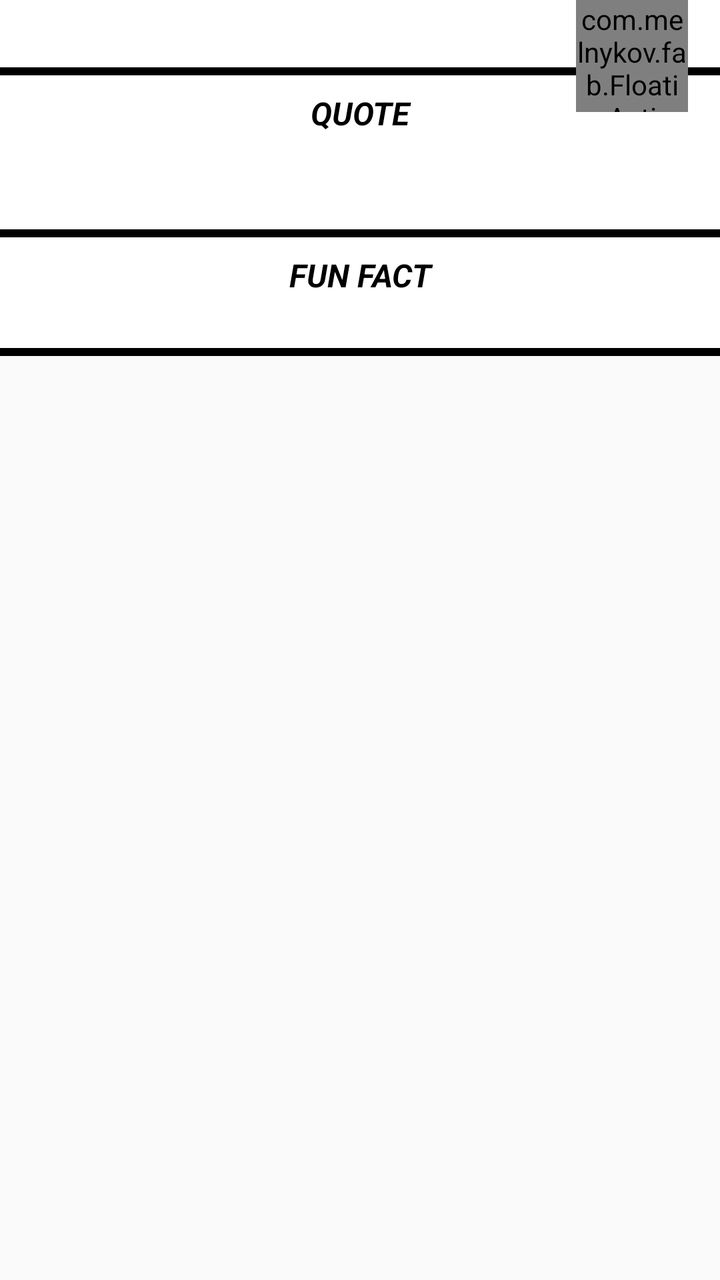
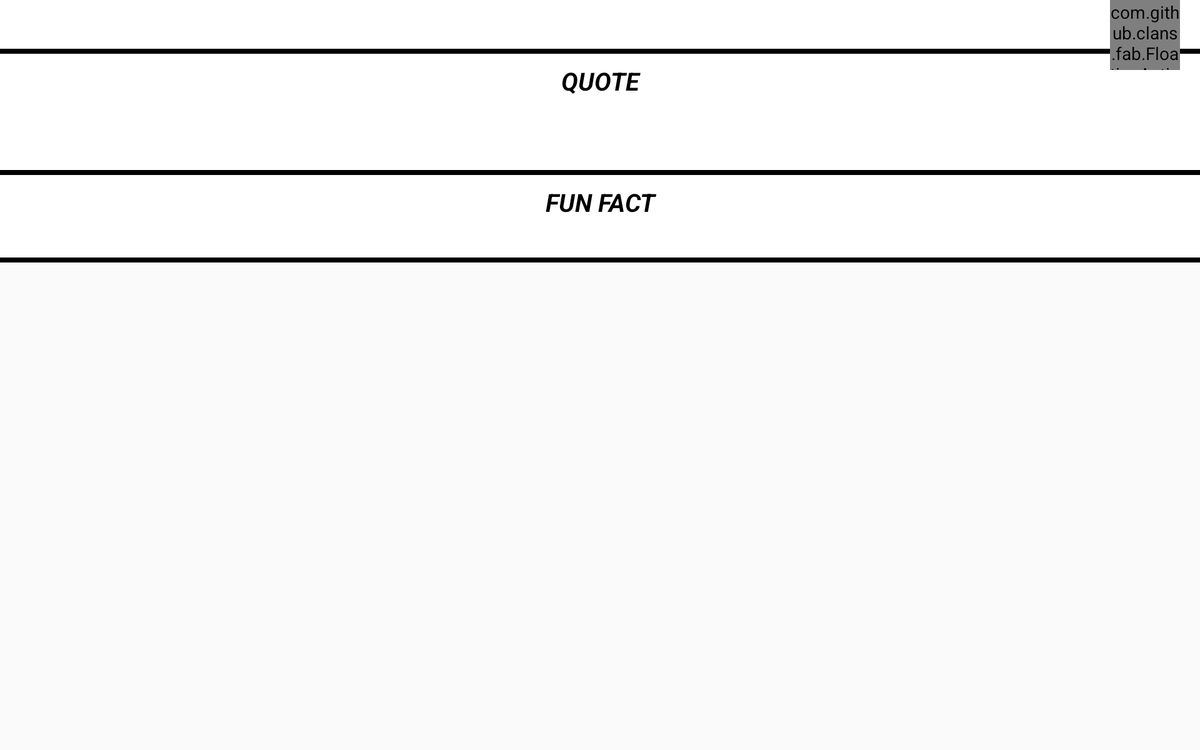

The same Android screen from two of the app's own layout files: first res/layout/ as a phone draws it, then the repository's variant for another configuration, drawn on a device whose configuration selects that folder. Both files follow.
<!-- AndroidManifest.xml: application theme AppTheme -->
<!-- res/layout/recipeview_items.xml -->
<?xml version="1.0" encoding="utf-8"?>
<RelativeLayout xmlns:android="http://schemas.android.com/apk/res/android"
    xmlns:fab="http://schemas.android.com/apk/res-auto"
    android:layout_width="match_parent"
    android:layout_height="match_parent"
    android:gravity="end"
    android:orientation="vertical">

    <LinearLayout
        android:layout_width="match_parent"
        android:layout_height="match_parent"
        android:orientation="vertical">

        <TextView
            android:id="@+id/txt_recipe_view_new"
            android:layout_width="match_parent"
            android:layout_height="wrap_content"
            android:background="@drawable/background_card"
            android:fontFamily="sans-serif"
            android:padding="8dp"
            android:textColor="@color/black_text"
            android:textSize="@dimen/abc_text_size_menu_material" />

        <LinearLayout
            android:layout_width="match_parent"
            android:layout_height="wrap_content"
            android:background="@drawable/background_card"
            android:orientation="vertical"
            android:padding="8dp">

            <TextView
                android:id="@+id/quoteTitle"
                android:layout_width="match_parent"
                android:layout_height="wrap_content"
                android:fontFamily="sans-serif"
                android:gravity="center"
                android:text="@string/quote"
                android:textColor="@color/black_text"
                android:textSize="@dimen/abc_text_size_menu_material"
                android:textStyle="italic|bold" />

            <TextView
                android:id="@+id/quote"
                android:layout_width="match_parent"
                android:layout_height="wrap_content"
                android:fontFamily="sans-serif"
                android:textColor="@color/black_text"
                android:textSize="@dimen/abc_text_size_menu_material"
                android:textStyle="italic" />

            <TextView
                android:id="@+id/author"
                android:layout_width="match_parent"
                android:layout_height="wrap_content"
                android:fontFamily="sans-serif"
                android:textColor="@color/black_text"
                android:textSize="@dimen/abc_text_size_menu_material"
                android:textStyle="italic" />

        </LinearLayout>

        <LinearLayout
            android:layout_width="match_parent"
            android:layout_height="wrap_content"
            android:background="@drawable/background_card"
            android:orientation="vertical"
            android:padding="8dp">

            <TextView
                android:id="@+id/funFactTitle"
                android:layout_width="match_parent"
                android:layout_height="wrap_content"
                android:fontFamily="sans-serif"
                android:gravity="center"
                android:text="@string/fun_fact"
                android:textColor="@color/black_text"
                android:textSize="@dimen/abc_text_size_menu_material"
                android:textStyle="italic|bold" />

            <TextView
                android:id="@+id/fun_fact"
                android:layout_width="match_parent"
                android:layout_height="wrap_content"
                android:fontFamily="sans-serif"
                android:textColor="@color/black_text"
                android:textSize="@dimen/abc_text_size_menu_material"
                android:textStyle="italic" />
        </LinearLayout>
    </LinearLayout>

    <com.melnykov.fab.FloatingActionButton
        android:id="@+id/fab"
        android:layout_width="56dp"
        android:layout_height="56dp"
        android:layout_alignParentEnd="true"
        android:layout_alignParentRight="true"
        android:layout_marginEnd="16dp"
        android:layout_marginRight="16dp"
        android:src="@drawable/ic_action_favorite_outline"
        fab:fab_colorPressed="@color/actionbar" />

</RelativeLayout>
<!-- resources referenced by this layout -->
<resources>
  <color name="actionbar">#FFFFFF</color>
  <color name="black_text">#000000</color>
  <!-- drawable background_card (drawable) -->
  <?xml version="1.0" encoding="utf-8"?>
  <layer-list xmlns:android="http://schemas.android.com/apk/res/android">
      <item>
          <shape android:shape="rectangle">
              <solid android:color="@android:color/black"/>
          </shape>
      </item>
      <item android:bottom="4dp">
          <shape android:shape="rectangle">
              <solid android:color="@android:color/white"/>
          </shape>
      </item>
      </layer-list>
  <!-- drawable ic_action_favorite_outline: png bitmap (drawable-hdpi, 1180 bytes) -->
  <string name="fun_fact">FUN FACT</string>
  <string name="quote">QUOTE</string>
  <!-- from res/values-v21/ -->
  <style name="AppTheme" parent="Theme.AppCompat.Light.NoActionBar">
          <item name="colorPrimary">@color/actionbar</item>
  
      </style>
</resources>
<!-- res/layout-sw600dp-land/recipeview_items.xml (the repository's variant of the layout above) -->
<!-- drawn on a 7-inch tablet turned sideways -->
<?xml version="1.0" encoding="utf-8"?>
<RelativeLayout xmlns:android="http://schemas.android.com/apk/res/android"
    xmlns:fab="http://schemas.android.com/apk/res-auto"
    android:layout_width="match_parent"
    android:layout_height="match_parent"
    android:gravity="end"
    android:orientation="vertical">

    <LinearLayout
        android:layout_width="match_parent"
        android:layout_height="match_parent"
        android:orientation="vertical">

        <TextView
            android:id="@+id/txt_recipe_view_new"
            android:layout_width="match_parent"
            android:layout_height="wrap_content"
            android:background="@drawable/background_card"
            android:fontFamily="sans-serif"
            android:padding="8dp"
            android:textColor="@color/black_text"
            android:textSize="@dimen/abc_text_size_title_material" />

        <LinearLayout
            android:layout_width="match_parent"
            android:layout_height="wrap_content"
            android:background="@drawable/background_card"
            android:orientation="vertical"
            android:padding="8dp">

            <TextView
                android:id="@+id/quoteTitle"
                android:layout_width="match_parent"
                android:layout_height="wrap_content"
                android:fontFamily="sans-serif"
                android:gravity="center"
                android:text="@string/quote"
                android:textColor="@color/black_text"
                android:textSize="@dimen/abc_text_size_title_material"
                android:textStyle="italic|bold" />

            <TextView
                android:id="@+id/quote"
                android:layout_width="match_parent"
                android:layout_height="wrap_content"
                android:fontFamily="sans-serif"
                android:textColor="@color/black_text"
                android:textSize="@dimen/abc_text_size_title_material"
                android:textStyle="italic" />

            <TextView
                android:id="@+id/author"
                android:layout_width="match_parent"
                android:layout_height="wrap_content"
                android:fontFamily="sans-serif"
                android:textColor="@color/black_text"
                android:textSize="@dimen/abc_text_size_title_material"
                android:textStyle="italic" />

        </LinearLayout>

        <LinearLayout
            android:layout_width="match_parent"
            android:layout_height="wrap_content"
            android:background="@drawable/background_card"
            android:orientation="vertical"
            android:padding="8dp">

            <TextView
                android:id="@+id/funFactTitle"
                android:layout_width="match_parent"
                android:layout_height="wrap_content"
                android:fontFamily="sans-serif"
                android:gravity="center"
                android:text="@string/fun_fact"
                android:textColor="@color/black_text"
                android:textSize="@dimen/abc_text_size_title_material"
                android:textStyle="italic|bold" />

            <TextView
                android:id="@+id/fun_fact"
                android:layout_width="match_parent"
                android:layout_height="wrap_content"
                android:fontFamily="sans-serif"
                android:textColor="@color/black_text"
                android:textSize="@dimen/abc_text_size_title_material"
                android:textStyle="italic" />
        </LinearLayout>
    </LinearLayout>

    <com.github.clans.fab.FloatingActionButton
        android:id="@+id/fab"
        android:layout_width="56dp"
        android:layout_height="56dp"
        android:layout_alignParentEnd="true"
        android:layout_alignParentRight="true"
        android:layout_marginEnd="16dp"
        android:layout_marginRight="16dp"
        android:src="@drawable/ic_action_favorite_outline"
        fab:fab_colorPressed="@color/actionbar" />

</RelativeLayout>
<!-- resources referenced by the variant -->
<!-- as a 7-inch tablet turned sideways resolves them -->
<resources>
  <color name="actionbar">#FFFFFF</color>
  <color name="black_text">#000000</color>
  <!-- drawable background_card (drawable) -->
  <?xml version="1.0" encoding="utf-8"?>
  <layer-list xmlns:android="http://schemas.android.com/apk/res/android">
      <item>
          <shape android:shape="rectangle">
              <solid android:color="@android:color/black"/>
          </shape>
      </item>
      <item android:bottom="4dp">
          <shape android:shape="rectangle">
              <solid android:color="@android:color/white"/>
          </shape>
      </item>
      </layer-list>
  <!-- drawable ic_action_favorite_outline: png bitmap (drawable-hdpi, 1180 bytes) -->
  <string name="fun_fact">FUN FACT</string>
  <string name="quote">QUOTE</string>
  <!-- from res/values-w820dp/ -->
  <style name="AppTheme" parent="Theme.AppCompat.Light.NoActionBar">
          <item name="colorPrimary">@color/actionbar</item>
  
  
      </style>
</resources>
